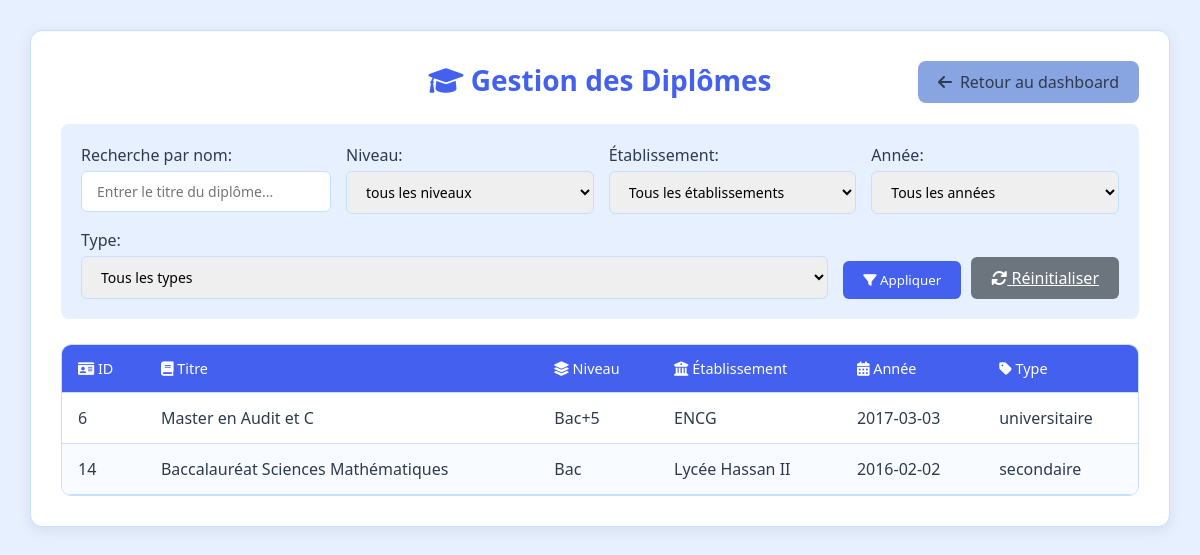
Page /stage/admin/diploms.php?PPR=25 on the committed database.
### tables this page shows
CREATE TABLE `diplome` (
  `id` int(11) NOT NULL,
  `Lib` varchar(56) DEFAULT NULL,
  `niveau` varchar(20) DEFAULT NULL,
  `etablissement` varchar(56) DEFAULT NULL,
  `annee` date DEFAULT NULL,
  `type` varchar(20) DEFAULT NULL,
  `PPR` int(11) DEFAULT NULL
);

### stage/admin/diploms.php (the view, shortened to what this page needs)
<?php
$PPR = $_GET["PPR"];
$db = Database::getInstance()->getConnection();
$search = isset($_GET['search']) ? $_GET['search'] : '';
$sql = "SELECT * FROM diplome WHERE PPR = :PPR";
$params = [':PPR' => $PPR];
$stmt = $db->prepare($sql);
foreach ($params as $key => $value) {
    $stmt->bindValue($key, $value);
}
$stmt->execute();
$diploms = $stmt->fetchall(PDO::FETCH_ASSOC);
$role = $_COOKIE['role'];
?>
<!DOCTYPE html>
<html lang="en">
<head>
    <link rel="stylesheet" href="https://cdnjs.cloudflare.com/ajax/libs/font-awesome/6.0.0/css/all.min.css">
</head>
<body>
    <div class="container">
        <h1><i class="fas fa-graduation-cap"></i> Gestion des Diplômes</h1>
        <a href="../gestion.php?PPR=<?= htmlspecialchars($PPR) ?>" class="return-btn">
            <i class="fas fa-arrow-left"></i> Retour au dashboard
        </a>
        <form method="GET" action="">
            <div class="search-filter-container">
                <div class="search-box">
                    <label for="search" style="display: block; margin-bottom: 5px; font-weight: 500;">Recherche par nom:</label>
                    <input type="text" id="search" name="search" placeholder="Entrer le titre du diplôme..."
                           value="<?= htmlspecialchars($search) ?>">
                </div>
                <div class="filter-box">
                    <label for="level" style="display: block; margin-bottom: 5px; font-weight: 500;">Niveau:</label>
                    <select id="level" name="level">
                        <option value="">tous les niveaux</option>
                    </select>
                </div>
                <div class="filter-box">
                    <label for="institution" style="display: block; margin-bottom: 5px; font-weight: 500;"> Établissement:</label>
                    <select id="institution" name="institution">
                        <option value="">Tous les établissements </option>
                    </select>
                </div>
                <div class="filter-box">
                    <label for="year" style="display: block; margin-bottom: 5px; font-weight: 500;">Année:</label>
                    <select id="year" name="year">
                        <option value="">Tous les années </option>
                    </select>
                </div>
                <div class="filter-box">
                    <label for="type" style="display: block; margin-bottom: 5px; font-weight: 500;">Type:</label>
                    <select id="type" name="type">
                        <option value="">Tous les types</option>
                    </select>
                </div>
                <div class="filter-actions">
                    <button type="submit" class="filter-btn">
                        <i class="fas fa-filter"></i> Appliquer
                    </button>
                    <a href="diploms.php?PPR=<?= htmlspecialchars($PPR) ?>" class="reset-btn">
                        <i class="fas fa-sync-alt"></i> Réinitialiser
                    </a>
                </div>
            </div>
        </form>
        <table>
            <thead>
                <tr>
                    <th><i class="fas fa-id-card"></i> ID</th>
                    <th><i class="fas fa-book"></i> Titre</th>
                    <th><i class="fas fa-layer-group"></i> Niveau</th>
                    <th><i class="fas fa-university"></i> Établissement</th>
                    <th><i class="fas fa-calendar-alt"></i> Année</th>
                    <th><i class="fas fa-tag"></i> Type</th>
                </tr>
            </thead>
            <tbody>
                <?php if (empty($diploms)): ?>
                    <tr>
                        <td colspan="<?= $role === 'admin' ? 7 : 6 ?>" style="text-align: center;">
                           Aucun diplôme trouvé avec les critères sélectionnés
                     </td>
                    </tr>
                <?php else: ?>
                    <?php foreach($diploms as $diplom): ?>
                        <tr>
                            <td><?= htmlspecialchars($diplom["id"]) ?></td>
                            <td><?= htmlspecialchars($diplom["Lib"]) ?></td>
                            <td><?= htmlspecialchars($diplom["niveau"]) ?></td>
                            <td><?= htmlspecialchars($diplom["etablissement"]) ?></td>
                            <td><?= htmlspecialchars($diplom["annee"]) ?></td>
                            <td><?= htmlspecialchars($diplom["type"]) ?></td>
                        </tr>
                    <?php endforeach; ?>
                <?php endif; ?>
            </tbody>
        </table>
    </div>
</body>
</html>

### stage/admin/diploms.php (style rules this page uses)
:root { --primary-blue: #4361ee; --secondary-blue: #88a5e2ff; --light-bg: #e6f0ff; --table-bg: #ffffff; --text-dark: #2e3a4d; --text-light: #ffffff; --border-color: #c5e0ff; --error-red: #ff6b6b; }
* { margin: 0; padding: 0; box-sizing: border-box; font-family: 'Segoe UI', Tahoma, Geneva, Verdana, sans-serif; }
body { background-color: var(--light-bg); padding: 30px; color: var(--text-dark); }
.container { max-width: 1200px; margin: 0 auto; background-color: var(--table-bg); border-radius: 12px; box-shadow: 0 4px 16px rgba(0, 0, 0, 0.08); padding: 30px; position: relative; border: 1px solid var(--border-color); }
h1 { color: var(--primary-blue); margin-bottom: 25px; text-align: center; font-weight: 600; font-size: 28px; }
.return-btn { position: absolute; top: 30px; right: 30px; background-color: var(--secondary-blue); color: var(--text-dark); border: none; padding: 10px 20px; border-radius: 8px; cursor: pointer; text-decoration: none; display: inline-flex; align-items: center; gap: 8px; transition: all 0.3s ease; font-weight: 500; }
table { width: 100%; border-collapse: separate; border-spacing: 0; margin-top: 20px; border-radius: 10px; overflow: hidden; border: 1px solid var(--border-color); }
th, td { padding: 14px 16px; text-align: left; border-bottom: 1px solid var(--border-color); }
th { background-color: var(--primary-blue); color: var(--text-light); font-weight: 500; font-size: 0.9rem; }
tr { background-color: var(--table-bg); transition: all 0.2s ease; }
tr:nth-child(even) { background-color: #f8fbff; }
.search-filter-container { display: flex; flex-wrap: wrap; gap: 15px; margin-bottom: 25px; background-color: #e6f0ff; padding: 20px; border-radius: 8px; }
.search-box { flex: 1; min-width: 250px; }
.filter-box { flex: 1; min-width: 200px; }
.search-box input, .filter-box select { width: 100%; padding: 10px 15px; border: 1px solid var(--border-color); border-radius: 6px; font-size: 14px; }
.filter-btn { background-color: var(--primary-blue); color: white; border: none; padding: 10px 20px; border-radius: 6px; cursor: pointer; font-weight: 500; transition: all 0.3s ease; }
.reset-btn { background-color: #6c757d; color: white; border: none; padding: 10px 20px; border-radius: 6px; cursor: pointer; font-weight: 500; transition: all 0.3s ease; }
.filter-actions { display: flex; gap: 10px; align-items: flex-end; }

### rows in the picture
diplome: id "6", Lib "Master en Audit et C", niveau "Bac+5", etablissement "ENCG", annee "2017-03-03", type "universitaire"
diplome: id "14", Lib "Baccalauréat Sciences Mathématiques", niveau "Bac", etablissement "Lycée Hassan II", annee "2016-02-02", type "secondaire"
